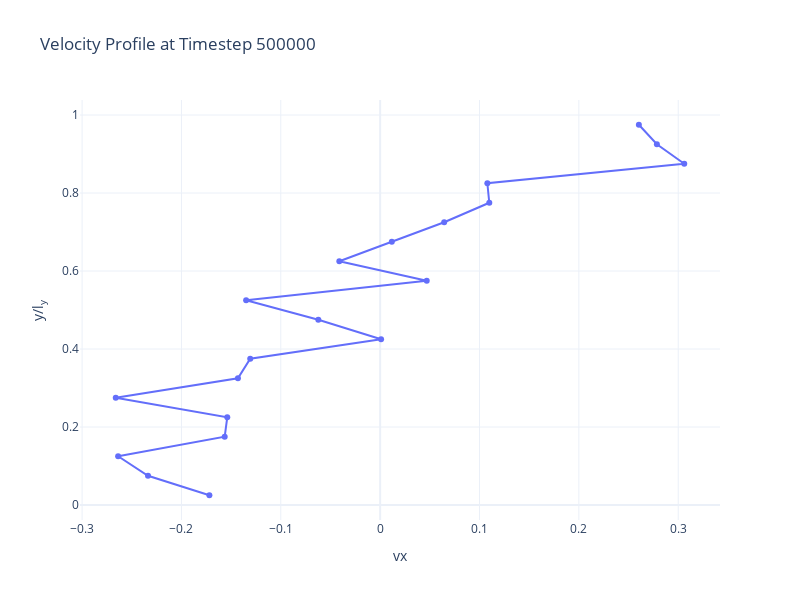

The notebook cell saved with this chart:
### Code cell
time = 500000
plot_vx(time)

### Figure 1 — Plotly figure (JSON) as saved in the notebook; plotly's stock layout.template omitted (floating-point values rounded to 4 significant figures)
{"data": [{"mode": "lines+markers", "name": "Timestep 500000", "type": "scatter", "x": [-0.1719, -0.2336, -0.2637, -0.1565, -0.1539, -0.2661, -0.1432, -0.1308, 0.0009436, -0.06221, -0.1349, 0.04688, -0.04108, 0.01176, 0.06444, 0.1099, 0.1079, 0.3061, 0.2785, 0.2604], "y": [0.025, 0.075, 0.125, 0.175, 0.225, 0.275, 0.325, 0.375, 0.425, 0.475, 0.525, 0.575, 0.625, 0.675, 0.725, 0.775, 0.825, 0.875, 0.925, 0.975]}], "layout": {"height": 600, "title": {"text": "Velocity Profile at Timestep 500000"}, "width": 800, "xaxis": {"title": {"text": "vx"}}, "yaxis": {"title": {"text": "y/l<sub>y</sub>"}}}}
